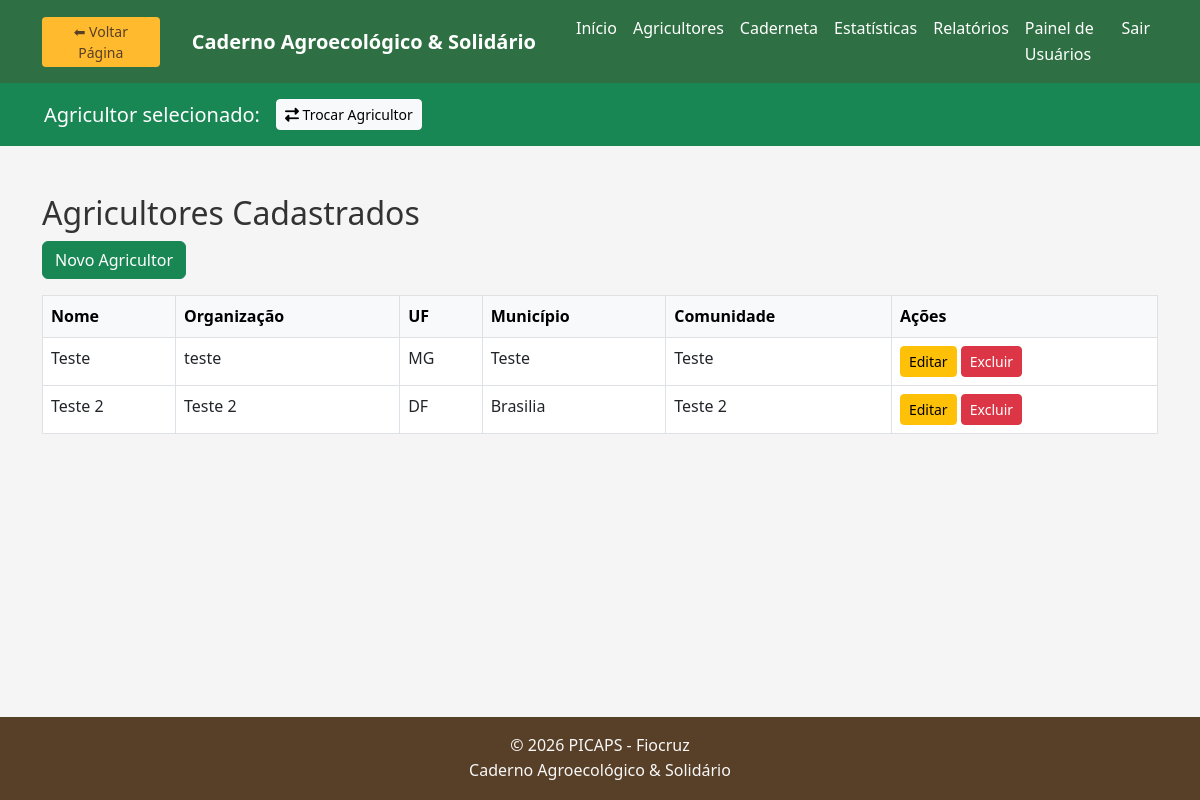
Page /api/agricultores/agricultores.php (signed in) on the earlier database version.
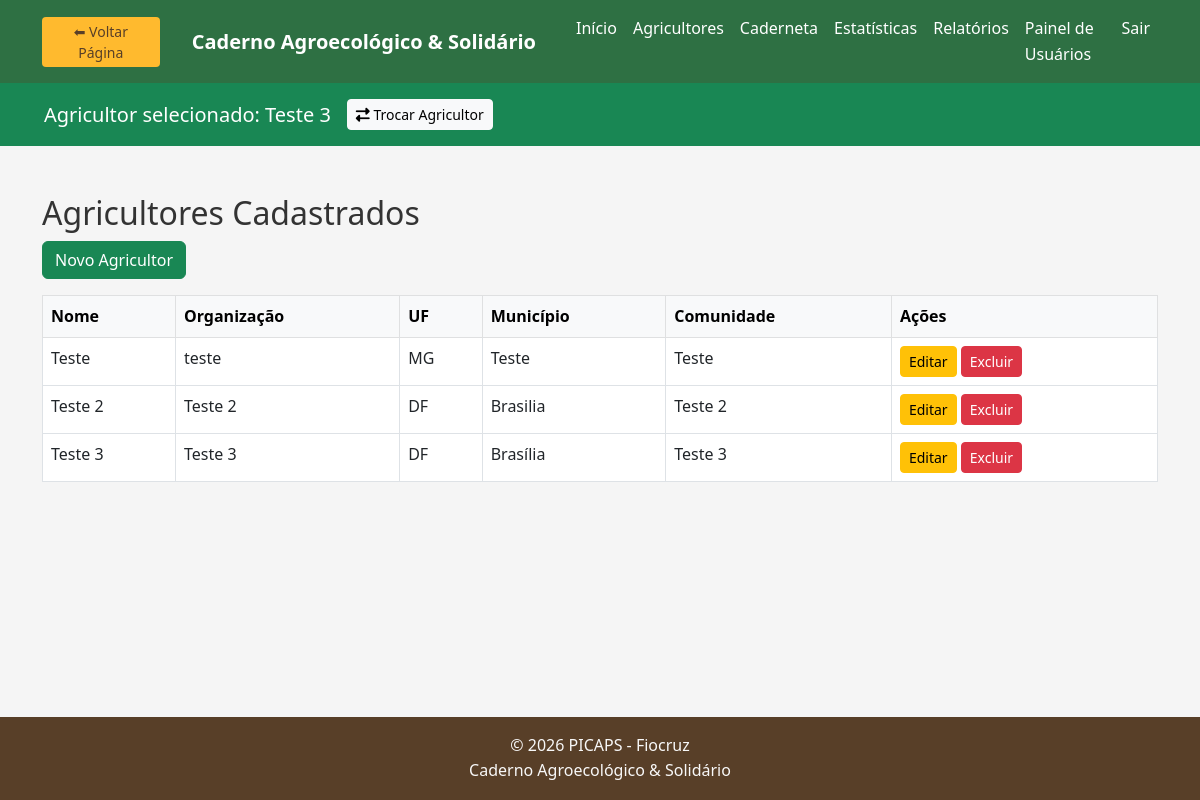
Same page on the later database version.
### tables this page shows
CREATE TABLE `agricultores` (
  `id` int(11) NOT NULL,
  `nome` varchar(150) NOT NULL,
  `organizacao` varchar(150) DEFAULT NULL,
  `uf` char(2) DEFAULT NULL,
  `municipio` varchar(100) DEFAULT NULL,
  `comunidade` varchar(100) DEFAULT NULL,
  `data_registro` timestamp NOT NULL DEFAULT CURRENT_TIMESTAMP
);

### api/agricultores/agricultores.php (the view, shortened to what this page needs)
<?php
require_once '../../includes/conexao.php';
$id_agricultor = $_SESSION['agricultor_selecionado'] ?? null;
include '../../includes/header.php';
$stmt = $conexao->prepare("SELECT nome FROM agricultores WHERE id = ?");
$stmt->bind_param("i", $id_agricultor);
$stmt->execute();
$result = $stmt->get_result();
$nome_agricultor = '';
if ($row = $result->fetch_assoc()) {
    $nome_agricultor = $row['nome'];
}
$sql = "SELECT * FROM agricultores ORDER BY nome";
$resultado = mysqli_query($conexao, $sql);
?>
<header class="bg-success text-white py-3">
    <div class="container d-flex center-content-between align-items-center">
        <h5 class="mb-0 me-3">Agricultor selecionado: <?= htmlspecialchars($nome_agricultor) ?></h5>
        <a href="../../selecionar_agricultor.php" class="btn btn-light btn-sm">
            <i class="fas fa-exchange-alt"></i> Trocar Agricultor
        </a>
    </div>
</header>
    <div class="container mt-5">
        <h2>Agricultores Cadastrados</h2>
        <div class="mb-3">
            <a href="criar.php" class="btn btn-success">Novo Agricultor</a>
        </div>
        <table class="table table-bordered">
            <thead class="table-light">
                <tr>
                    <th>Nome</th>
                    <th>Organização</th>
                    <th>UF</th>
                    <th>Município</th>
                    <th>Comunidade</th>
                    <th>Ações</th>
                </tr>
            </thead>
            <tbody>
                <?php while ($agricultor = mysqli_fetch_assoc($resultado)): ?>
                    <tr>
                        <td><?= htmlspecialchars($agricultor['nome']) ?></td>
                        <td><?= htmlspecialchars($agricultor['organizacao']) ?></td>
                        <td><?= htmlspecialchars($agricultor['uf']) ?></td>
                        <td><?= htmlspecialchars($agricultor['municipio']) ?></td>
                        <td><?= htmlspecialchars($agricultor['comunidade']) ?></td>
                        <td>
                            <a href="editar.php?id=<?= $agricultor['id'] ?>" class="btn btn-sm btn-warning">Editar</a>
                            <a href="deletar.php?id=<?= $agricultor['id'] ?>" class="btn btn-sm btn-danger" onclick="return confirm('Deseja excluir este agricultor?')">Excluir</a>
                        </td>
                    </tr>
                <?php endwhile; ?>
            </tbody>
        </table>
    </div>
</main>
<?php include '../../includes/footer.php'; ?>

### includes/header.php (shortened to what this page needs)
<!DOCTYPE html>
<html lang="pt-br">
<head>
    <link href="https://cdn.jsdelivr.net/npm/bootstrap@5.3.0/dist/css/bootstrap.min.css" rel="stylesheet">
    <link rel="stylesheet" href="https://cdnjs.cloudflare.com/ajax/libs/font-awesome/6.4.0/css/all.min.css">
    <link href="/agricultor-web/css/style.css" rel="stylesheet">
</head>
<body>
    <main class="flex-grow-1">
<?php
include 'navbar.php';
?>

### includes/navbar.php (shortened to what this page needs)
<nav class="navbar navbar-expand-lg navbar-agro">
    <div class="container">
        <a href="javascript:history.back()" class="btn btn-sm btn-voltar me-3">⬅ Voltar Página</a>
        <a class="navbar-brand" href="/agricultor-web/index.php">Caderno Agroecológico & Solidário</a>
        <div class="collapse navbar-collapse justify-content-end" id="navbarNav">
            <ul class="navbar-nav">
                <li class="nav-item"><a class="nav-link" href="/agricultor-web/index.php">Início</a></li>
                <?php if (isset($_SESSION['usuario_id'])): ?>
                    <li class="nav-item"><a class="nav-link" href="/agricultor-web/api/agricultores/agricultores.php">Agricultores</a></li>
                    <li class="nav-item"><a class="nav-link" href="/agricultor-web/api/caderneta/ler.php">Caderneta</a></li>
                    <li class="nav-item"><a class="nav-link" href="/agricultor-web/api/estatistica/estatisticas.php">Estatísticas</a></li>
                    <li class="nav-item"><a class="nav-link" href="/agricultor-web/relatorios.php">Relatórios</a></li>
                    <li class="nav-item"><a class="nav-link" href="/agricultor-web/cadastro.php">Painel de Usuários</a></li>
                    <li class="nav-item"><a class="nav-link" href="/agricultor-web/logout.php">Sair</a></li>
                <?php else: ?>
                    <li class="nav-item"><a class="nav-link" href="/agricultor-web/login.php">Login</a></li>
                    <li class="nav-item"><a class="nav-link" href="/agricultor-web/cadastro_novo_user.php">Registrar</a></li>
                <?php endif; ?>
            </ul>
        </div>
    </div>
</nav>

### includes/footer.php (shortened to what this page needs)
<footer class="mt-auto py-3">
    <div class="container text-center">
        <p class="mb-0">© <?= date('Y'); ?> PICAPS - Fiocruz</p>
        <p class="mb-0">Caderno Agroecológico & Solidário</p>
    </div>
</footer>
</body>
</html>

### css/style.css (style rules this page uses)
:root { --verde-escuro: #2e7043; --verde-claro: #44a840; --destaque: #ffba2e; --neutro: #583f28; --texto-escuro: #333333; --texto-claro: #f8f8f8; }
body { font-family: "Segoe UI", Arial, sans-serif; color: var(--texto-escuro); background-color: #f5f5f5; line-height: 1.6; display: flex; flex-direction: column; min-height: 100vh; }
main { flex: 1 0 auto; padding-bottom: 2rem; }
footer { flex-shrink: 0; background-color: var(--neutro); color: var(--texto-claro); padding: 1rem; text-align: center; width: 100%; margin-top: auto; }
header { background-color: var(--verde-escuro); color: var(--texto-claro); padding: 1rem 2rem; }
nav { background-color: var(--verde-claro); }
nav a { color: var(--texto-claro); text-decoration: none; padding: 0.5rem 1rem; }
.navbar-agro { background-color: var(--verde-escuro) !important; padding: 0.5rem 0; }
.navbar-agro .navbar-brand { color: white !important; font-weight: 600; }
.navbar-agro .nav-link { color: white !important; padding: 0.5rem 1rem; transition: all 0.3s ease; }
.btn-voltar { background-color: var(--destaque); color: var(--neutro) !important; border: none; padding: 0.25rem 0.75rem; font-weight: 500; transition: all 0.3s ease; }

Differences in the rows shown:
added agricultores: nome "Teste 3", organizacao "Teste 3", uf "DF", municipio "Brasília", comunidade "Teste 3"
